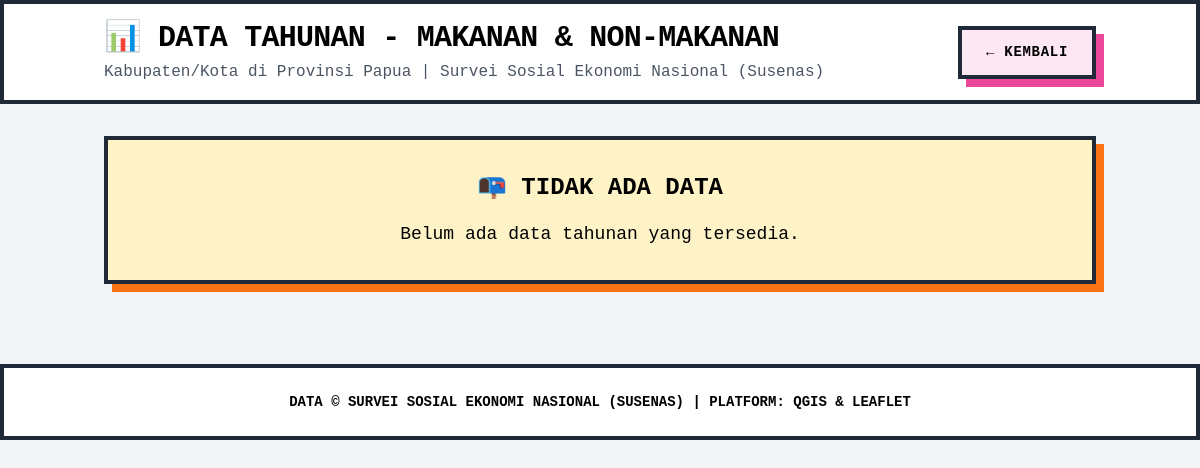
Screenshot of /data-tahunan/ with the database file from the repository.
### frontend/models.py (models this page shows, shortened)
class HomePage(models.Model):
    name = models.CharField(max_length=200, verbose_name="Nama Proyek (Judul Besar)")
    tahun_mulai = models.IntegerField(verbose_name="Tahun Mulai Data", default=2022)
    tahun_akhir = models.IntegerField(verbose_name="Tahun Akhir Data", default=2024)
    lingkup_geografi = models.CharField(
        max_length=255,
        verbose_name="Lingkup Geografi",
        default="Kabupaten/Kota di Provinsi Papua",
    )
    sumber_data = models.CharField(
        max_length=255,
        verbose_name="Sumber Data Utama",
        default="Survei Sosial Ekonomi Nasional (Susenas)",
    )
    platform_gis = models.CharField(
        max_length=100, verbose_name="Platform GIS", default="QGIS & Leaflet"
    )
    created_at = models.DateTimeField(auto_now_add=True)
    updated_at = models.DateTimeField(auto_now=True)
    class Meta:
        verbose_name = "Konfigurasi Halaman Utama"
        verbose_name_plural = "Konfigurasi Halaman Utama"

### frontend/views.py (the view)
# urls.py: path("data-tahunan/", data_tahunan, name="data_tahunan"),
def data_tahunan(request):
    import json
    try:
        homepage_config = HomePage.objects.first()
        yearly_maps = YearlyMap.objects.filter(is_active=True, data_csv__isnull=False).order_by('tahun')
        yearly_data = []
        all_kabupaten = set()
        for yearly_map in yearly_maps:
            try:
                df = pd.read_csv(yearly_map.data_csv.path)
                df.columns = df.columns.str.strip().str.lower()
                kabupaten_col = 'kabupaten' if 'kabupaten' in df.columns else df.columns[0]
                makanan_col = None
                non_makanan_col = None
                for col in df.columns:
                    if 'makanan' in col and 'bukan' not in col and 'non' not in col:
                        makanan_col = col
                    elif 'bukan' in col or 'non' in col or 'non_makanan' in col:
                        non_makanan_col = col
                if not makanan_col or not non_makanan_col:
                    continue
                df[makanan_col] = pd.to_numeric(df[makanan_col], errors='coerce')
                df[non_makanan_col] = pd.to_numeric(df[non_makanan_col], errors='coerce')
                df = df.dropna(subset=[kabupaten_col, makanan_col, non_makanan_col])
                data_per_kabupaten = []
                for _, row in df.iterrows():
                    kabupaten_name = str(row[kabupaten_col]).strip()
                    all_kabupaten.add(kabupaten_name)
                    data_per_kabupaten.append({
                        'kabupaten': kabupaten_name,
                        'makanan': float(row[makanan_col]),
                        'non_makanan': float(row[non_makanan_col])
                    })
                stats = {
                    'makanan': {
                        'min': float(df[makanan_col].min()),
                        'max': float(df[makanan_col].max()),
                        'mean': float(df[makanan_col].mean()),
                        'std': float(df[makanan_col].std())
                    },
                    'non_makanan': {
                        'min': float(df[non_makanan_col].min()),
                        'max': float(df[non_makanan_col].max()),
                        'mean': float(df[non_makanan_col].mean()),
                        'std': float(df[non_makanan_col].std())
                    }
                }
                yearly_data.append({
                    'tahun': yearly_map.tahun,
                    'judul': yearly_map.judul,
                    'data': data_per_kabupaten,
                    'stats': stats,
                    'csv_url': yearly_map.data_csv.url
                })
            except Exception as e:
                print(f"Error processing CSV for year {yearly_map.tahun}: {e}")
                continue
        all_kabupaten = sorted(list(all_kabupaten))
        yearly_data_json = json.dumps(yearly_data)
        context = {
            'title': 'Data Tahunan - Makanan & Non-Makanan',
            'config': homepage_config,
            'yearly_data': yearly_data,
            'yearly_data_json': yearly_data_json,  # JSON string untuk JavaScript
            'all_kabupaten': all_kabupaten,
            'years': [data['tahun'] for data in yearly_data]
        }
        return render(request, 'frontend/data_tahunan.html', context)
    except Exception as e:
        context = {
            'title': 'Data Tahunan',
            'error': f'Terjadi kesalahan: {str(e)}'
        }
        return render(request, 'frontend/data_tahunan.html', context)

### frontend/templates/frontend/data_tahunan.html (shortened to what this page needs)
<!doctype html>
<html lang="id">
  <head>
    <script src="https://cdn.tailwindcss.com"></script>
  </head>
  <body class="bg-gray-100">
    <header class="bg-white brutal-border border-b-4 sticky top-0 z-50">
      <div class="container mx-auto px-4 py-4">
        <div class="flex flex-col md:flex-row justify-between items-center gap-4">
          <div>
            <h1 class="text-2xl md:text-3xl font-black uppercase tracking-tight">
              📊 {{ title }}
            </h1>
            {% if config %}
            <p class="text-sm md:text-base text-gray-600 mt-1">
              {{ config.lingkup_geografi }} | {{ config.sumber_data }}
            </p>
            {% endif %}
          </div>
          <div class="flex gap-2 flex-wrap">
            <a href="{% url 'frontend:home' %}"
               class="brutal-btn bg-soft-pink brutal-shadow-pink">
              ← Kembali
            </a>
          </div>
        </div>
      </div>
    </header>
    <main class="container mx-auto px-4 py-8">
      {% if error %}
      <div class="bg-soft-pink brutal-border brutal-shadow-pink p-8 text-center">
        <h2 class="text-2xl font-black uppercase mb-4">⚠️ Error</h2>
        <p class="text-lg">{{ error }}</p>
      </div>
      {% elif not yearly_data %}
      <div class="bg-soft-yellow brutal-border brutal-shadow-orange p-8 text-center">
        <h2 class="text-2xl font-black uppercase mb-4">📭 Tidak Ada Data</h2>
        <p class="text-lg">Belum ada data tahunan yang tersedia.</p>
      </div>
      {% endif %}
    </main>
    <footer class="bg-white brutal-border border-t-4 mt-12 py-6">
      <div class="container mx-auto px-4 text-center">
        <p class="text-sm font-bold uppercase">
          Data © {% if config %}{{ config.sumber_data }}{% else %}Susenas{% endif %} |
          Platform: {% if config %}{{ config.platform_gis }}{% else %}QGIS & Leaflet{% endif %}
        </p>
      </div>
    </footer>
  </body>
</html>

### frontend/templates/frontend/data_tahunan.html (style rules this page uses)
:root { --brutal-border-width: 4px; --brutal-shadow-offset: 8px; --soft-pink: #fce7f3; --soft-blue: #dbeafe; --soft-green: #dcfce7; --soft-yellow: #fef3c7; --soft-purple: #ede9fe; --soft-teal: #ccfbf1; --soft-orange: #fed7aa; --brutal-dark: #1f2937; --brutal-accent-pink: #ec4899; --brutal-accent-blue: #3b82f6; --brutal-accent-green: #10b981; --brutal-accent-purple: #8b5cf6; }
body { font-family: 'Courier New', monospace; background-color: #f3f4f6; }
.brutal-border { border: var(--brutal-border-width) solid var(--brutal-dark); transition: all 0.2s ease; }
.brutal-shadow-pink { box-shadow: var(--brutal-shadow-offset) var(--brutal-shadow-offset) 0px 0px var(--brutal-accent-pink); }
.brutal-shadow-orange { box-shadow: var(--brutal-shadow-offset) var(--brutal-shadow-offset) 0px 0px #f97316; }
.bg-soft-pink { background-color: var(--soft-pink); }
.bg-soft-yellow { background-color: var(--soft-yellow); }
.brutal-btn { display: inline-block; padding: 0.75rem 1.5rem; font-weight: 900; text-transform: uppercase; letter-spacing: 0.05em; border: var(--brutal-border-width) solid var(--brutal-dark); transition: all 0.2s ease; cursor: pointer; text-decoration: none; font-size: 0.875rem; }

### rows the page displays
HomePage: lingkup_geografi "Kabupaten/Kota di Provinsi Papua", sumber_data "Survei Sosial Ekonomi Nasional (Susenas)", sumber_data "SURVEI SOSIAL EKONOMI NASIONAL (SUSENAS)", platform_gis "QGIS & LEAFLET"

### other values shown
{{ title }} "DATA TAHUNAN - MAKANAN & NON-MAKANAN"
